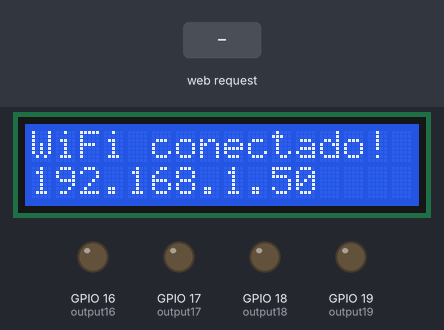
The sketch below on a simulated ESP32. On the bench: 16×2 character LCD, output pins drawn as LEDs (lit = HIGH). Inputs (shaded band) come from the test bench. WiFi joins after 1.5 s; servers stay silent unless stated; what the sketch prints to the serial monitor is not drawn.

Above: at 2.8 s.
2.9 s: HTTP request GET /16/on received
At 3.4 s:
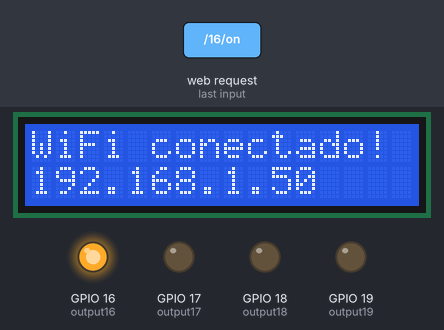
4.4 s: HTTP request GET /17/on received
At 5.6 s:
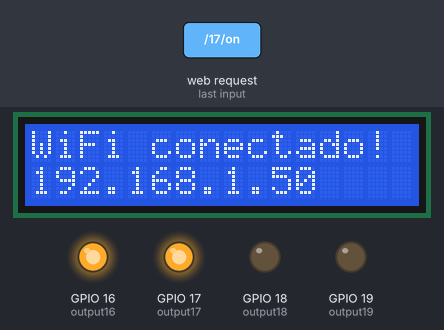
5.9 s: HTTP request GET /16/off received
At 6.8 s:
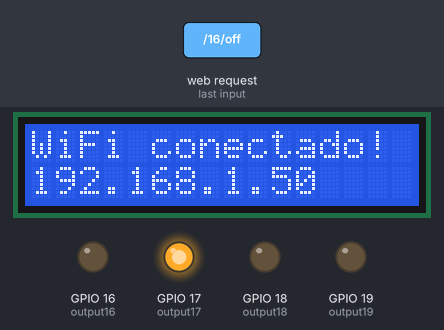
7.4 s: HTTP request GET /18/on received
At 8.0 s:
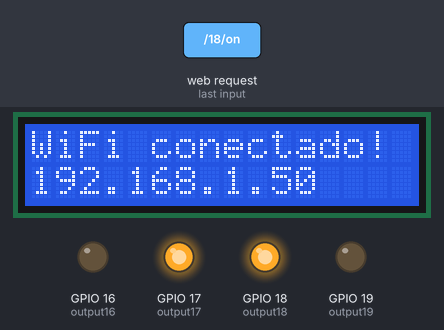
8.9 s: HTTP request GET /17/off received
At 9.2 s:
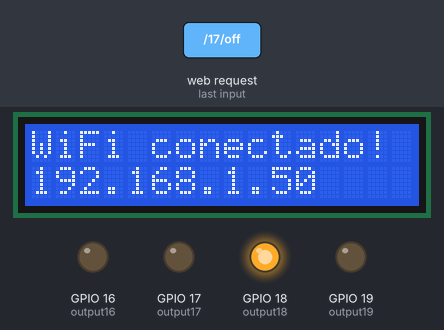
10.4 s: HTTP request GET /19/on received
At 11.5 s:
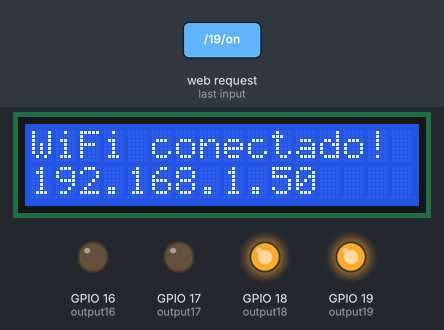
Timing chart, 0 to 12.9 s (numbered marks = the images above; inputs shaded):
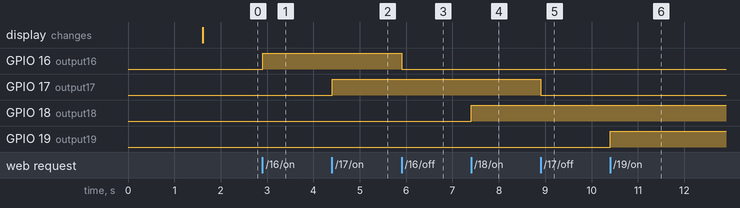

Measured:
- after the input at 2.9 s, GPIO 16 (output16): LOW → HIGH at once
- after the input at 4.4 s, GPIO 17 (output17): LOW → HIGH at once
- after the input at 5.9 s, GPIO 16 (output16): HIGH → LOW at once
- after the input at 7.4 s, GPIO 18 (output18): LOW → HIGH at once
- after the input at 8.9 s, GPIO 17 (output17): HIGH → LOW at once
- after the input at 10.4 s, GPIO 19 (output19): LOW → HIGH at once

The sketch:

serverconlcd.ino
```cpp
#include <WiFi.h>
#include <Wire.h>
#include <LiquidCrystal_I2C.h>

// LCD I2C (dirección 0x27)
LiquidCrystal_I2C lcd(0x27, 16, 2);

// Credenciales Wi-Fi
const char* ssid = "ZTE";
const char* password = "mesi1234";

// Servidor web en el puerto 80
WiFiServer server(80);

// Estados de pines
String output16State = "off";
String output17State = "off";
String output18State = "off";
String output19State = "off";

// Pines asignados a relés
const int output16 = 16;
const int output17 = 17;
const int output18 = 18;
const int output19 = 19;

void setup() {
  Serial.begin(115200);

  // Inicializar I2C para LCD
  Wire.begin(21, 22); // SDA, SCL
  lcd.init();
  lcd.backlight();
  lcd.setCursor(0, 0);
  lcd.print("Conectando WiFi");

  // Configurar GPIO como salida
  pinMode(output16, OUTPUT);
  pinMode(output17, OUTPUT);
  pinMode(output18, OUTPUT);
  pinMode(output19, OUTPUT);
  digitalWrite(output16, LOW);
  digitalWrite(output17, LOW);
  digitalWrite(output18, LOW);
  digitalWrite(output19, LOW);

  // Conectar a Wi-Fi
  WiFi.begin(ssid, password);
  while (WiFi.status() != WL_CONNECTED) {
    delay(500);
    Serial.print(".");
  }

  // Wi-Fi conectado
  lcd.clear();
  lcd.setCursor(0, 0);
  lcd.print("WiFi conectado!");
  lcd.setCursor(0, 1);
  lcd.print(WiFi.localIP());

  Serial.println();
  Serial.println("WiFi conectado.");
  Serial.print("IP: ");
  Serial.println(WiFi.localIP());

  // Iniciar servidor
  server.begin();
}

void loop() {
  WiFiClient client = server.available();
  if (client) {
    Serial.println("Nuevo cliente.");
    String request = "";
    int newlines = 0;
    unsigned long timeout = millis() + 3000;

    while (client.connected() && millis() < timeout) {
      if (client.available()) {
        char c = client.read();
        request += c;
        Serial.write(c);
        if (c == '\n') {
          newlines++;
          if (newlines == 2) break;
        } else if (c != '\r') {
          newlines = 0;
        }
      }
    }

    Serial.println("\nPetición completa:");
    Serial.println(request);

    // Control de relés por petición
    if (request.indexOf("GET /16/on") >= 0) {
      digitalWrite(output16, HIGH); output16State = "on";
    } else if (request.indexOf("GET /16/off") >= 0) {
      digitalWrite(output16, LOW); output16State = "off";
    }

    if (request.indexOf("GET /17/on") >= 0) {
      digitalWrite(output17, HIGH); output17State = "on";
    } else if (request.indexOf("GET /17/off") >= 0) {
      digitalWrite(output17, LOW); output17State = "off";
    }

    if (request.indexOf("GET /18/on") >= 0) {
      digitalWrite(output18, HIGH); output18State = "on";
    } else if (request.indexOf("GET /18/off") >= 0) {
      digitalWrite(output18, LOW); output18State = "off";
    }

    if (request.indexOf("GET /19/on") >= 0) {
      digitalWrite(output19, HIGH); output19State = "on";
    } else if (request.indexOf("GET /19/off") >= 0) {
      digitalWrite(output19, LOW); output19State = "off";
    }

    // Respuesta HTML al cliente
    client.println("HTTP/1.1 200 OK");
    client.println("Content-type:text/html");
    client.println("Connection: close");
    client.println();

    client.println("<!DOCTYPE html><html><head><meta name='viewport' content='width=device-width, initial-scale=1'>");
    client.println("<style>html { font-family: Helvetica; text-align: center;} .button { background-color: #4CAF50; border: none; color: white; padding: 16px 40px; font-size: 30px; margin: 2px; cursor: pointer;} .button2 {background-color: #555555;}</style>");
    client.println("</head><body><h1>ESP32 Web Server</h1>");

    // Botones para cada pin
    client.println("<p>GPIO 16 - Estado: " + output16State + "</p>");
    client.println("<p><a href=\"/16/" + String(output16State == "off" ? "on" : "off") + "\"><button class=\"button" + String(output16State == "on" ? " button2" : "") + "\">" + String(output16State == "off" ? "ON" : "OFF") + "</button></a></p>");

    client.println("<p>GPIO 17 - Estado: " + output17State + "</p>");
    client.println("<p><a href=\"/17/" + String(output17State == "off" ? "on" : "off") + "\"><button class=\"button" + String(output17State == "on" ? " button2" : "") + "\">" + String(output17State == "off" ? "ON" : "OFF") + "</button></a></p>");

    client.println("<p>GPIO 18 - Estado: " + output18State + "</p>");
    client.println("<p><a href=\"/18/" + String(output18State == "off" ? "on" : "off") + "\"><button class=\"button" + String(output18State == "on" ? " button2" : "") + "\">" + String(output18State == "off" ? "ON" : "OFF") + "</button></a></p>");

    client.println("<p>GPIO 19 - Estado: " + output19State + "</p>");
    client.println("<p><a href=\"/19/" + String(output19State == "off" ? "on" : "off") + "\"><button class=\"button" + String(output19State == "on" ? " button2" : "") + "\">" + String(output19State == "off" ? "ON" : "OFF") + "</button></a></p>");

    client.println("</body></html>");
    client.println();
    client.stop();
    Serial.println("Cliente desconectado.");
  }
}
```
